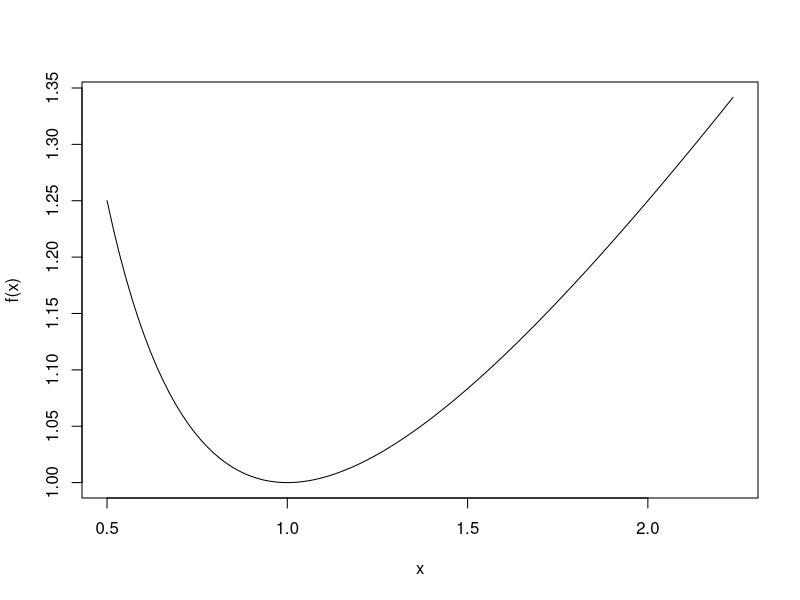
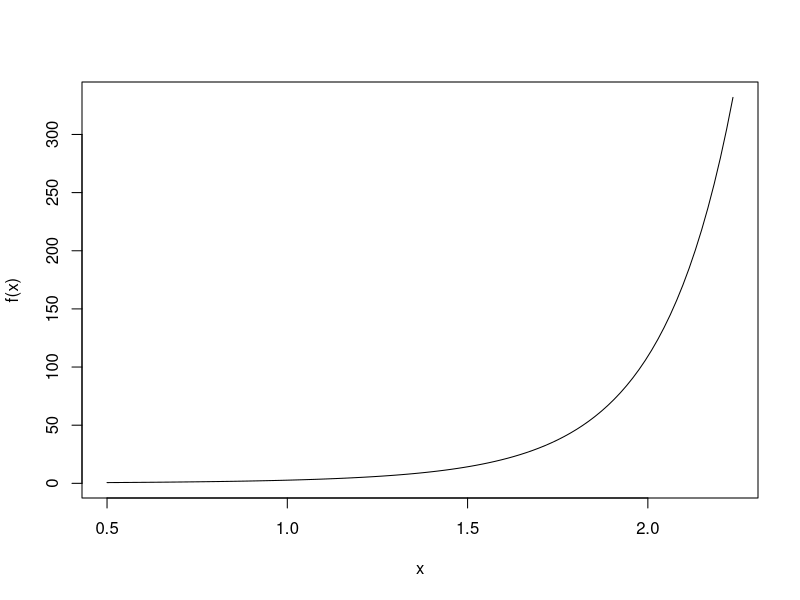
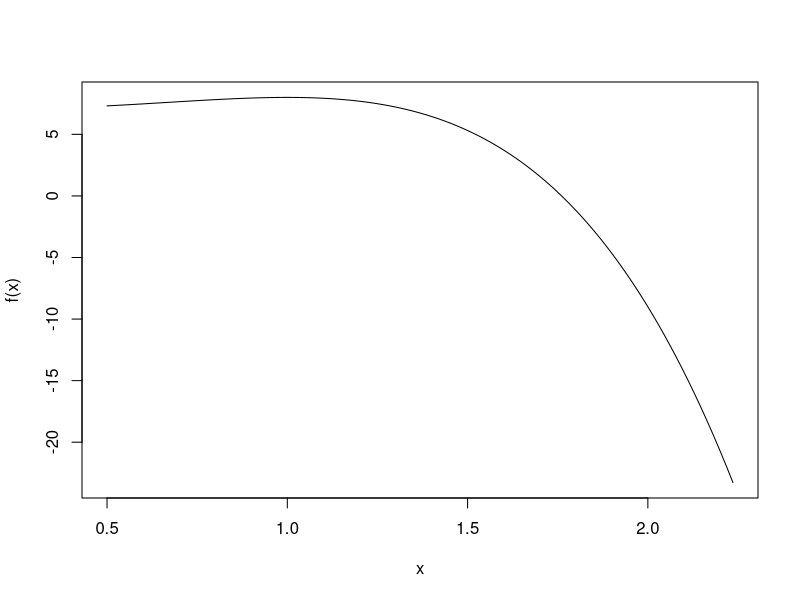
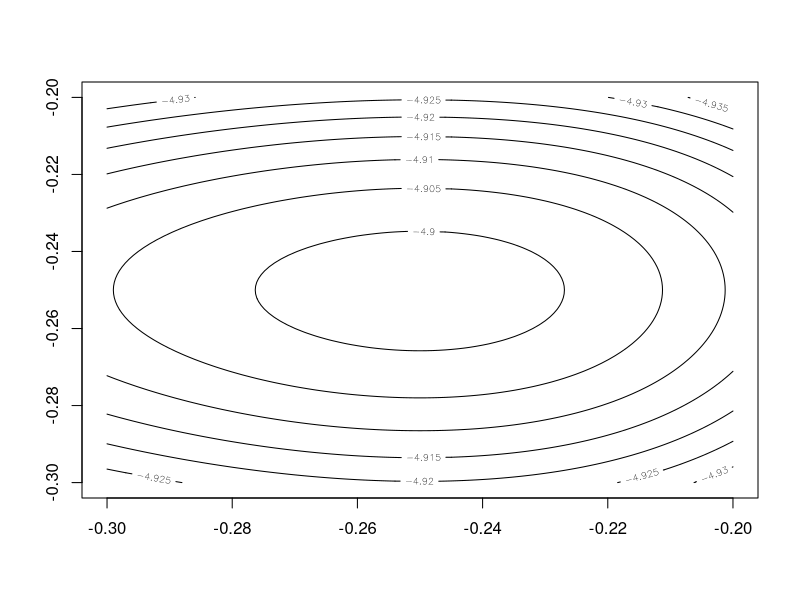
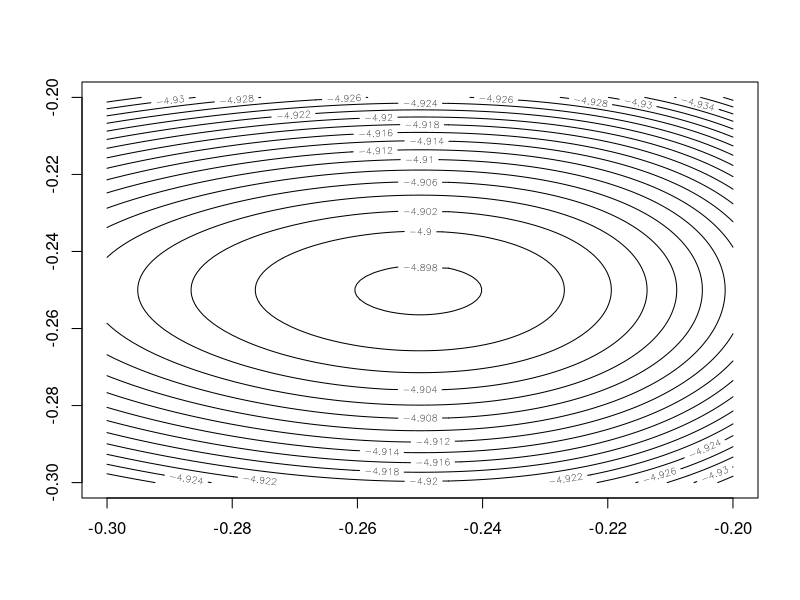
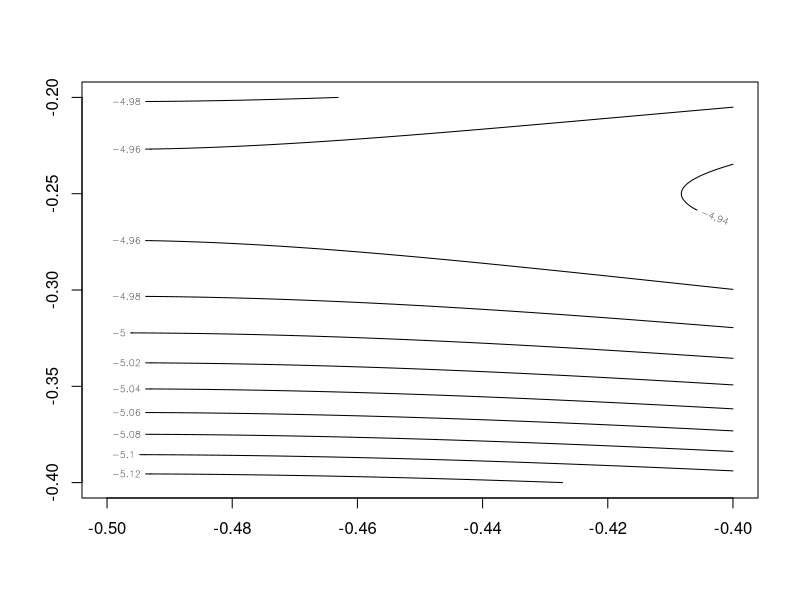
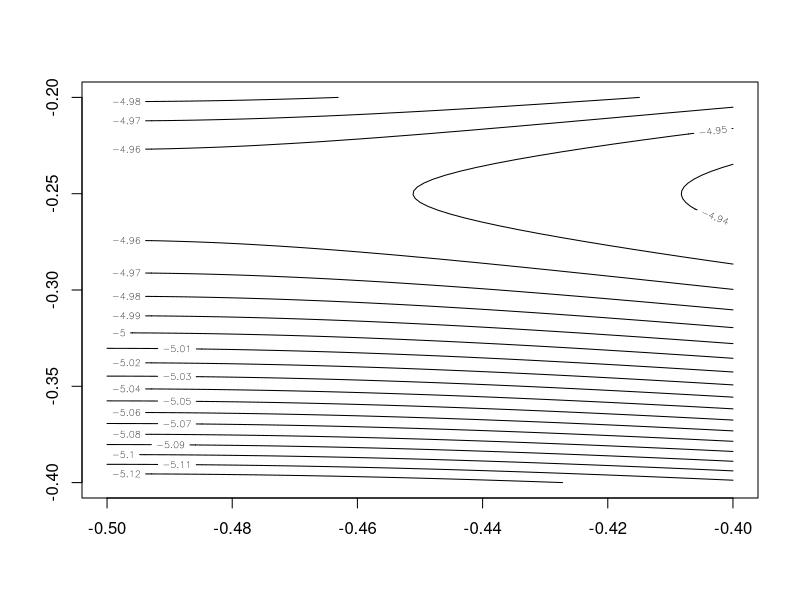
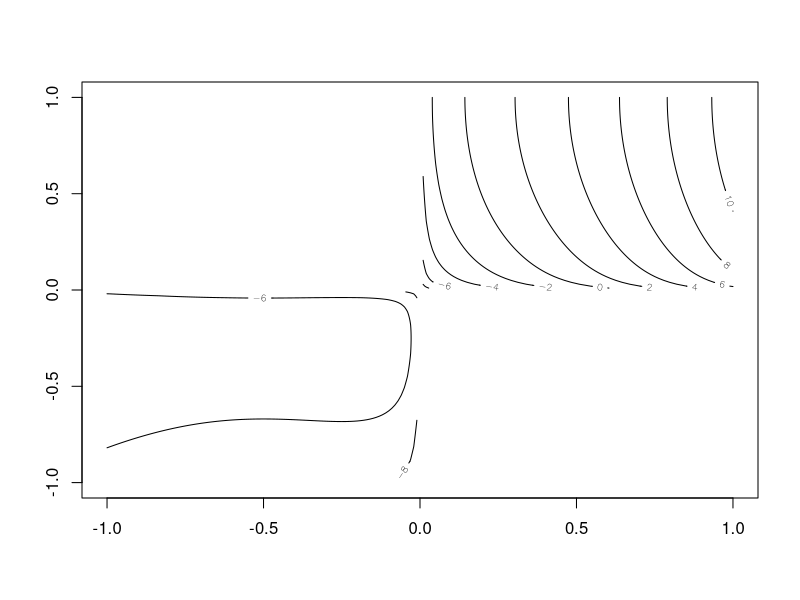

Write R code to recreate these figures, in order.
## Problem 1 on paper

# Neither max nor min: 0, if sign doesnt change around 0, it is not a minimizer / maximizer


fa <- function(x){
  ((x^2)+1)/(2*x)
}
fb <- function(x){
  x*(exp(x^2))
}
fc <- function(x){
  -3*x^4 +4*x^3 +7
}
ranges <- c(0.5,sqrt(5))

?uniroot


fc1 <- function(x){
  x^3+x^2
}

polyroot(c(0,0,1,1))


## Problem 2

cur <- function(f,ranges){
  curve(f,ranges[1],ranges[2])
}

cur(fa,ranges)
cur(fb,ranges)
cur(fc,ranges)


opt <- function(f,ranges){
  tol <- 1e-20
  ret <- c(optimize(f,ranges,maximum=FALSE,tol=tol))
  ret <- c(ret, optimize(f,ranges,maximum=TRUE,tol=tol))
  names(ret) <- c("minimum","minval","maximum","maxval")
  ret
}

opt(fa,ranges)
opt(fb,ranges)
opt(fc,ranges)

## Problem 3 on paper

## TODO: Problem 4 on paper
as <- polyroot(c(1,6,8))
bs <- polyroot(c(1,3,-4))

zaa <- function(a) 8 - (1/(a^2))
zbb <- function(b) - 4 -(1/(b^2))
zaa(as[1])
zaa(as[2])
zbb(bs[1])
zbb(bs[2])

## Problem 5


z <- function(a,b){
  print(paste(a,b))
  (4*(a^2)) -(2*(b^2)) +(6*a) +(3*b) +log(a*b)
}

z2 <- function(x){
  a <- x[1]
  b <- x[2]
  (4*(a^2)) -(2*(b^2)) +(6*a) +(3*b) +log(a*b)
}

aseq <- seq(-0.3,-0.2,0.001)
bseq <- seq(-0.3,-0.2,0.001)

arep <- rep(aseq, each=100)
brep <- rep(bseq, times=100)

?matrix

evalWithMatrix <- function(z,rangeA,rangeB,interval){
  #Extract parameter values for range
  aBegin <- rangeA[1]
  aEnd <- rangeA[2]
  bBegin <- rangeB[1]
  bEnd <- rangeB[2]
  
  #Generate sequences in range with specified interval
  aSeq <- seq(aBegin,aEnd,interval)
  bSeq <- seq(bBegin,bEnd,interval)
  
  #Set up for loop
  ret <- matrix(nrow=length(aSeq),ncol=length(bSeq))
  ai = 1
  bi = 1
  
  #Fill matrix
  for(a in aSeq){
    for(b in bSeq){
      ret[ai,bi] <- z(a,b)
      bi <- bi + 1
    }
    ai <- ai + 1
    bi <- 1
  }
  
  #Draw contour plot
  contour(aSeq,bSeq,ret)
  
  ret
}

eval2 <- function(z,rangeA,rangeB,lout){
  aSeq <- seq(rangeA[1],rangeA[2],length.out = lout)
  bSeq <- seq(rangeB[1],rangeB[2],length.out = lout)
  mesh <- expand.grid(aSeq,bSeq)
  
  z <- apply(mesh,1, z2)
  z <- matrix(z, ncol = lout, byrow = FALSE)
  contour(aSeq, bSeq, z, nlevels = 20)
  z
}

#e1
interval <- 0.001
rangeA <- c(-0.3,-0.2)
rangeB <- c(-0.3,-0.2)
zVal <- evalWithMatrix(z,rangeA,rangeB,0.001)
zVal2 <- eval2(z,rangeA,rangeB,100)


#e2
rangeA <- c(-0.5,-0.4)
rangeB <- c(-0.4,-0.2)
zVal2 <- evalWithMatrix(z,rangeA,rangeB,0.001)
zVal2 <- eval2(z,rangeA,rangeB,100)

#testing
rangeA <- c(-1,1)
rangeB <- c(-1,1)
zVal2 <- evalWithMatrix(z,rangeA,rangeB,0.01)

rangeA <- c(-1,0)
rangeB <- c(-1,0)
zVal2 <- evalWithMatrix(z,rangeA,rangeB,0.01)


?optim

optim(c(-0.3,-0.2), z2, lower = c(-0.3,-0.3), upper = c(-0.2,-0.2))
optim(c(-0.3,-0.2), z2, lower = c(-0.3,-0.3), upper = c(-0.2,-0.2), control = list(fnscale = -1))

## Problem 6 on paper

## Problem 7

fun1 <- function(x) {
  a <- x[1] ; b <- x[2]
  -(a^2+b^2-2)*(a^2+b^2-1)*(a^2+b^2)*(a^2+b^2+1)*(a^2+b^2+2)*(2-sin(a^2-b^2)*cos(b-exp(b)))
}

optim(c(-1.3, -1.4),fun1,control=list(fnscale = -1, factr = 1e10), 
      lower = c(-1.5,-1.5), upper = c(1.5,1.5) ,method= "L-BFGS-B")
optim(c(-1.3, 0),fun1, control=list(fnscale = -1), 
      lower = c(-1.5,-1.5), upper = c(1.5,1.5) ,method= "L-BFGS-B")
optim(c(0,0),fun1, control=list(fnscale = -1), 
      lower = c(-1.5,-1.5), upper = c(1.5,1.5) ,method= "L-BFGS-B")
optim(c(1.2,1.2),fun1, control=list(fnscale = -1), 
      lower = c(-1.5,-1.5), upper = c(1.5,1.5) ,method= "L-BFGS-B")
#b

m <- c()
for(i in 1:20){
  r<-runif(2, -1.5, 1.5)
  m<-c(m,optim(c(r[1],r[2]), lower = c(-1.5, -1.5), upper = c(1.5,1.5),fun1, control=list(fnscale = -1))$value)
}
print(max(m))

## Problem 8 on paper
#a
f2<-function(a){x <- a[1] ; y <- a[2]
(1-x)^2 + 100*(y-x^2)^2
}

granularity <- 200
xmesh <- seq(-0.5, 0.5, length.out = granularity)
ymesh <- seq(-0.2, 0.4, length.out = granularity)
mesh <- expand.grid(xmesh, ymesh)
z <- apply(mesh, 1, f2)
z <- matrix(z, ncol = granularity, byrow = FALSE)
contour(xmesh, ymesh, z, nlevels = 50, col = 1)

optim(c(-1,2),f2)  
